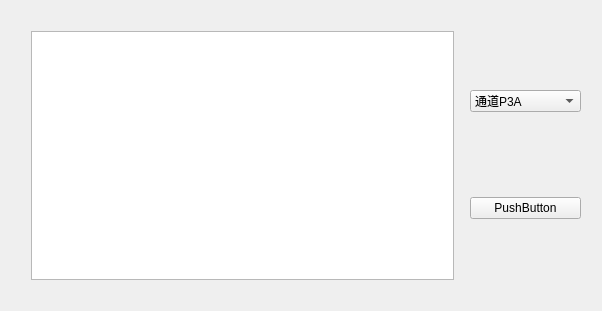
<?xml version="1.0" encoding="UTF-8"?>
<ui version="4.0">
 <class>MainWindow</class>
 <widget class="QMainWindow" name="MainWindow">
  <property name="geometry">
   <rect>
    <x>0</x>
    <y>0</y>
    <width>602</width>
    <height>311</height>
   </rect>
  </property>
  <property name="windowTitle">
   <string>MainWindow</string>
  </property>
  <widget class="QWidget" name="centralWidget">
   <layout class="QGridLayout" name="gridLayout_2">
    <item row="0" column="0">
     <layout class="QHBoxLayout" name="horizontalLayout" stretch="4,1">
      <property name="leftMargin">
       <number>10</number>
      </property>
      <property name="rightMargin">
       <number>10</number>
      </property>
      <item>
       <layout class="QHBoxLayout" name="horizontalLayout_2">
        <property name="leftMargin">
         <number>10</number>
        </property>
        <property name="topMargin">
         <number>20</number>
        </property>
        <property name="rightMargin">
         <number>10</number>
        </property>
        <property name="bottomMargin">
         <number>20</number>
        </property>
        <item>
         <widget class="QTextEdit" name="m_textEdit"/>
        </item>
       </layout>
      </item>
      <item>
       <layout class="QVBoxLayout" name="verticalLayout" stretch="1,1">
        <item>
         <widget class="QComboBox" name="m_comboBox_SelChannel">
          <item>
           <property name="text">
            <string>通道P3A</string>
           </property>
          </item>
          <item>
           <property name="text">
            <string>通道P4A</string>
           </property>
          </item>
          <item>
           <property name="text">
            <string>通道P5A</string>
           </property>
          </item>
          <item>
           <property name="text">
            <string>通道P6</string>
           </property>
          </item>
         </widget>
        </item>
        <item>
         <widget class="QPushButton" name="m_pushButton">
          <property name="text">
           <string>PushButton</string>
          </property>
         </widget>
        </item>
       </layout>
      </item>
     </layout>
    </item>
   </layout>
  </widget>
 </widget>
 <layoutdefault spacing="6" margin="11"/>
 <resources/>
 <connections/>
</ui>
